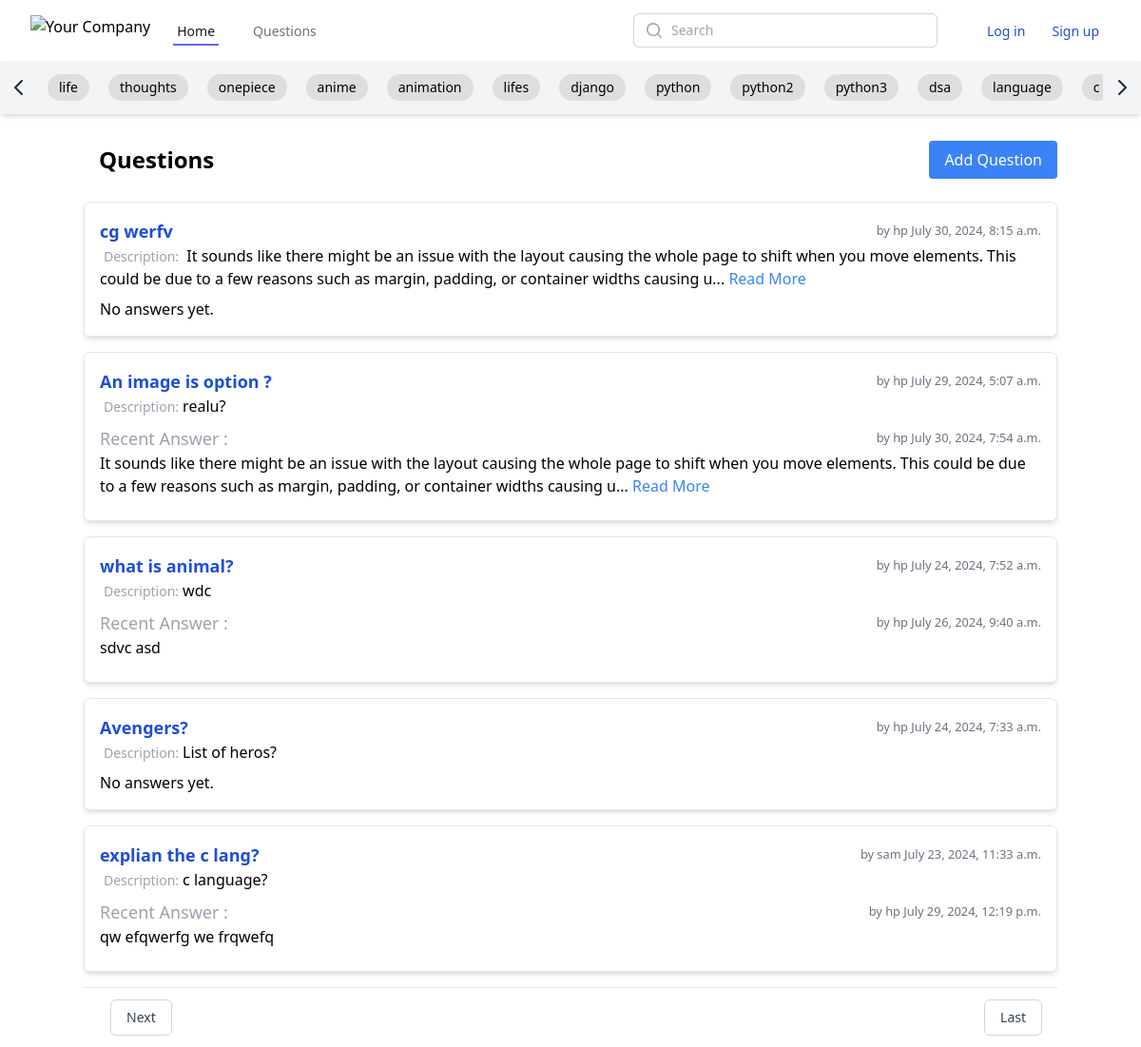
Page /home/ on the earlier database version.
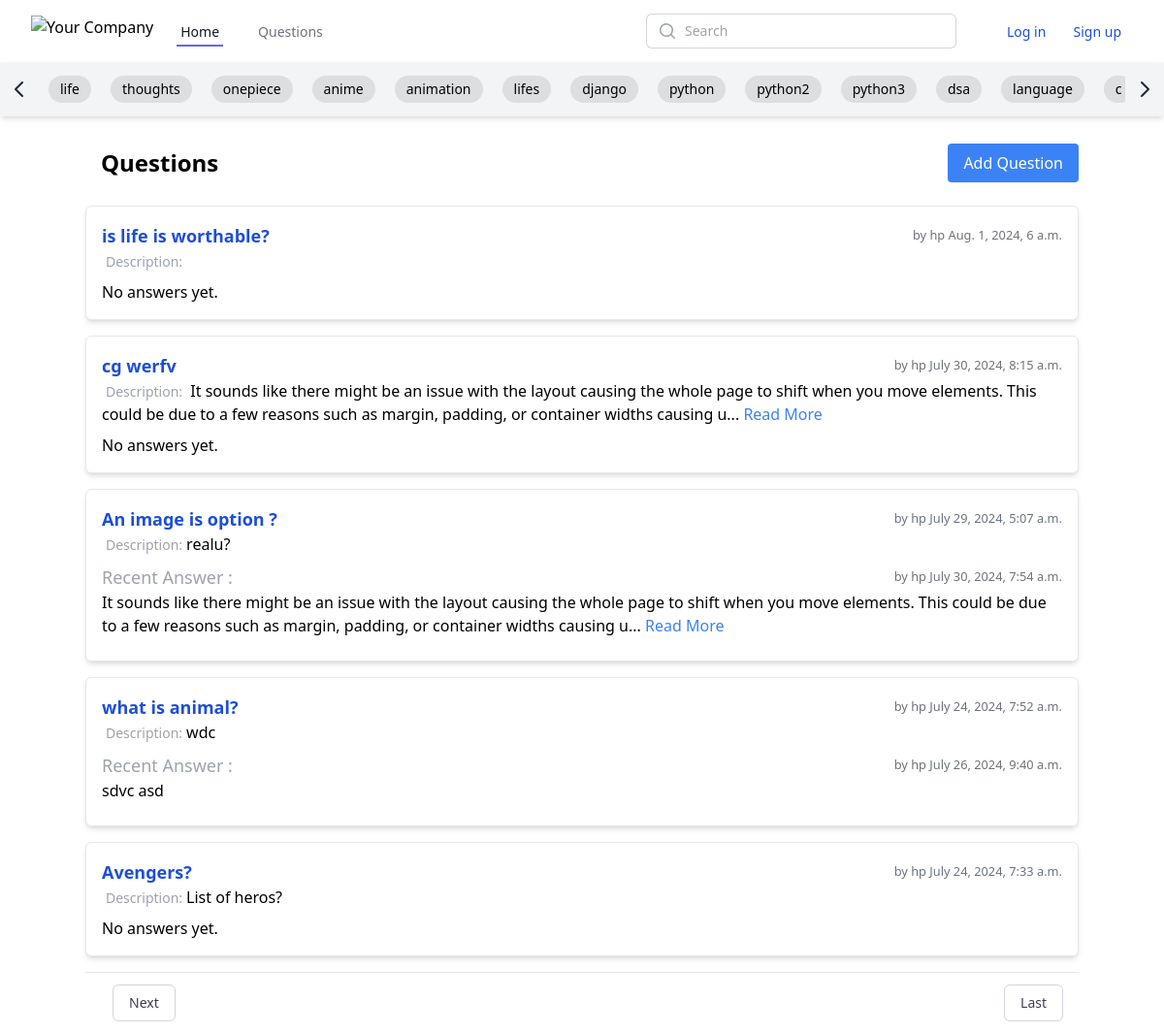
Same page on the later database version.
### questions/models.py (models this page shows, shortened)
class Tag(models.Model):
    name = models.CharField(max_length=50, unique=True)

class Question(models.Model):
    title = models.CharField(max_length=200)
    description = models.TextField(blank=True)
    tags = models.ManyToManyField(Tag, related_name='questions')
    created_at = models.DateTimeField(default=timezone.now,blank=True,null=True)
    updated_at = models.DateTimeField(auto_now=True)
    user = models.ForeignKey(User, on_delete=models.CASCADE)
    likes = models.ManyToManyField(User, related_name='liked_question', blank=True)
    unlikes = models.ManyToManyField(User, related_name='unliked_question', blank=True)

class Answer(models.Model):
    question = models.ForeignKey(Question, on_delete=models.CASCADE, related_name='answers')
    description = models.TextField()
    created_at = models.DateTimeField(auto_now_add=True)
    updated_at = models.DateTimeField(auto_now=True)
    user = models.ForeignKey(User, on_delete=models.CASCADE, null=False)
    likes = models.ManyToManyField(User, related_name='liked_answers')
    unlikes = models.ManyToManyField(User, related_name='unliked_answers')

### questions/views.py (the view)
# urls.py: 2. Add a URL to urlpatterns:  path('', views.home, name='home')
def home(request):
    questions = Question.objects.all().order_by('-created_at')
    paginator = Paginator(questions,5)  # Show 5 questions per page
    page_number = request.GET.get('page')
    page_obj = paginator.get_page(page_number)
    tags = Tag.objects.all()
    context = {
        'page_obj': page_obj,
        'tags':tags,
    }
    return render(request, 'questions/home.html', context)

### questions/templatetags/custom_tags.py (called while the page is built)
@register.simple_tag
def active_url(request, url_name):
    try:
        url = reverse(url_name)
    except NoReverseMatch:
        return 'border-transparent text-gray-500 hover:border-gray-300 hover:text-gray-700'
    if request.path == url:
        return 'border-indigo-500 text-gray-900'
    return 'border-transparent text-gray-500 hover:border-gray-300 hover:text-gray-700'

### questions/templates/questions/home.html (shortened to what the changed rows need)
{% extends "base_generic.html" %}
{% block content %}
<div >
    <div class="fixed top-0 left-0 w-full bg-gray-100 py-2 shadow-md z-10 ">
        <div class="relative max-w-7xl mx-auto ">
            <div class="flex items-center space-x-4 overflow-hidden">
                <div id="tagsContainer" class="flex items-center space-x-6 overflow-x-auto whitespace-nowrap w-full max-w-full scrollbar-hidden">
                    {% for tag in tags %}
                       <a href="{% url 'question_list' %}?tags={{ tag.name}}">
                           <div class="inline-block px-3 py-1 text-sm font-medium text-black bg-gray-500 rounded-full" style="background-color: rgba(128, 128, 128, 0.194); margin-inline: 10px;" >{{ tag.name }}</div>
                       </a>
                    {% endfor %}
                </div>
            </div>
        </div>
    </div>
<div class="container mx-auto ">
    <div class="flex justify-between items-center mb-8 mt-6 pt-4 pb-3">
  <div class="flex-grow flex justify-center">
    <h1 class="text-2xl font-bold p-4">
      Questions
    </h1>
  </div>
</div>
    <div class="grid grid-cols-4 gap-4">
        <div class="col-span-3">
            <ul>
                {% for question in page_obj %}
                    <li class="border rounded-md p-4 mb-4 bg-white shadow-md ">
                        <div class="flex justify-between items-center">
                            <a href="{% url 'question_detail' question.pk %}" class="text-lg font-bold text-blue-700 hover:text-blue-600">{{ question.title }}</a>
                            <small class="text-gray-500"> by {{ question.user.username }} {{ question.created_at }}</small>
                          </div>
                          {% if question.description|length > 200 %}
                          <p class="mb-2">
                              <span class="text-sm text-gray-400 p-1 mb-4">Description:</span>
                              <span class="short-answer">{{ question.description|slice:":200" }}...</span>
                              <a href="javascript:void(0);" class="text-blue-500 hover:underline read-more">Read More</a>
                          </p>
                      {% else %}
                          <p class="mb-2" > <span class="text-sm text-gray-400 p-1 mb-4">Description:</span>{{ question.description }}</p>
                      {% endif %}
                        <div class="mt-2">
                            {% if question.answers.last %}
                            <div class="flex justify-between items-center">
                                <h3 class="text-lg from-neutral-300"><span class=" text-gray-400 hover:text-blue-700">Recent Answer :</span></h3>
                                <small class="text-gray-500"> by {{ question.answers.last.user.username }} {{ question.answers.last.created_at }}</small>
                              </div>
                                {% if question.answers.last.description|length > 100 %}
                        <p class="mb-2">
                            <span class="short-answer">{{ question.answers.last.description|slice:":200" }}...</span>
                            <a href="javascript:void(0);" class="text-blue-500 hover:underline read-more">Read More</a>
                        </p>
                    {% else %}
                        <p class="mb-2">{{ question.answers.last.description }}</p>
                    {% endif %}
                            {% else %}
                                <p>No answers yet.</p>
                            {% endif %}
                        </div>
                    </li>
                {% endfor %}
            </ul>
        </div>
    </div>
</div>
</div>
{% endblock %}

Differences in the rows shown:
no longer on this page (row unchanged): Question: title "explian the c lang?", user.username "sam", created_at "July 23, 2024, 11:33 a.m.", description "c language?", answers.last.user.username "hp", answers.last.created_at "July 29, 2024, 12:19 p.m.", answers.last.description "qw efqwerfg we frqwefq"
added Question: title "is life is worthable?", user.username "hp", created_at "Aug. 1, 2024, 6 a.m.", shows "No answers yet."
